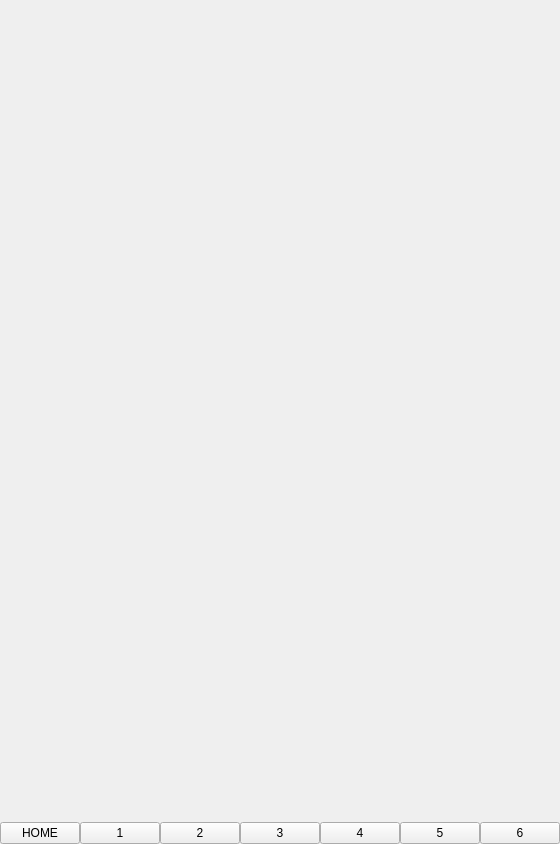
<?xml version="1.0" encoding="UTF-8"?>
<ui version="4.0">
 <class>Widget</class>
 <widget class="QWidget" name="Widget">
  <property name="geometry">
   <rect>
    <x>0</x>
    <y>0</y>
    <width>390</width>
    <height>844</height>
   </rect>
  </property>
  <property name="sizePolicy">
   <sizepolicy hsizetype="Ignored" vsizetype="Ignored">
    <horstretch>0</horstretch>
    <verstretch>0</verstretch>
   </sizepolicy>
  </property>
  <property name="windowTitle">
   <string>Widget</string>
  </property>
  <layout class="QVBoxLayout" name="verticalLayout_2">
   <property name="spacing">
    <number>0</number>
   </property>
   <property name="leftMargin">
    <number>0</number>
   </property>
   <property name="topMargin">
    <number>0</number>
   </property>
   <property name="rightMargin">
    <number>0</number>
   </property>
   <property name="bottomMargin">
    <number>0</number>
   </property>
   <item>
    <widget class="QScrollArea" name="scrollArea">
     <property name="styleSheet">
      <string notr="true">background: transparent;   </string>
     </property>
     <property name="widgetResizable">
      <bool>true</bool>
     </property>
     <widget class="QWidget" name="scrollAreaWidgetContents">
      <property name="geometry">
       <rect>
        <x>0</x>
        <y>0</y>
        <width>388</width>
        <height>810</height>
       </rect>
      </property>
      <layout class="QVBoxLayout" name="verticalLayout" stretch="0">
       <property name="spacing">
        <number>0</number>
       </property>
       <property name="leftMargin">
        <number>0</number>
       </property>
       <property name="topMargin">
        <number>0</number>
       </property>
       <property name="rightMargin">
        <number>0</number>
       </property>
       <property name="bottomMargin">
        <number>0</number>
       </property>
       <item>
        <widget class="QWidget" name="widget" native="true">
         <property name="sizePolicy">
          <sizepolicy hsizetype="Expanding" vsizetype="Expanding">
           <horstretch>0</horstretch>
           <verstretch>0</verstretch>
          </sizepolicy>
         </property>
         <widget class="QWidget" name="widget_2" native="true">
          <property name="geometry">
           <rect>
            <x>10</x>
            <y>10</y>
            <width>371</width>
            <height>791</height>
           </rect>
          </property>
         </widget>
        </widget>
       </item>
      </layout>
     </widget>
    </widget>
   </item>
   <item>
    <layout class="QHBoxLayout" name="horizontalLayout">
     <property name="spacing">
      <number>0</number>
     </property>
     <item>
      <widget class="QPushButton" name="pushButton">
       <property name="text">
        <string>HOME</string>
       </property>
      </widget>
     </item>
     <item>
      <widget class="QPushButton" name="flower1">
       <property name="text">
        <string>1</string>
       </property>
      </widget>
     </item>
     <item>
      <widget class="QPushButton" name="flower2">
       <property name="text">
        <string>2</string>
       </property>
      </widget>
     </item>
     <item>
      <widget class="QPushButton" name="flower3">
       <property name="text">
        <string>3</string>
       </property>
      </widget>
     </item>
     <item>
      <widget class="QPushButton" name="flower4">
       <property name="text">
        <string>4</string>
       </property>
      </widget>
     </item>
     <item>
      <widget class="QPushButton" name="flower5">
       <property name="text">
        <string>5</string>
       </property>
      </widget>
     </item>
     <item>
      <widget class="QPushButton" name="flower6">
       <property name="text">
        <string>6</string>
       </property>
      </widget>
     </item>
    </layout>
   </item>
  </layout>
 </widget>
 <resources/>
 <connections/>
</ui>
